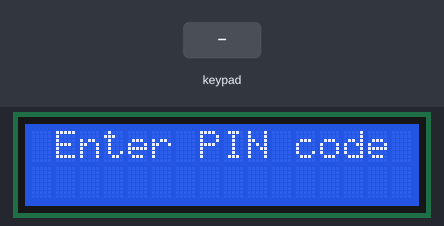
This sketch was run on a simulated Arduino Uno, built with avr-gcc and run on an emulated ATmega328P. Shown: 16×2 character LCD. Inputs (shaded band) come from the test bench.

Above: at 1.2 s.
1.3 s: keypad keys 2 5 8 0 # pressed 0.4 s apart
At 4.1 s:
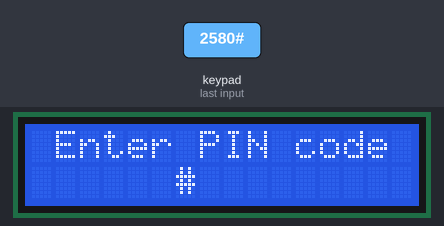
5.0 s: key 'A' pressed
At 6.2 s:
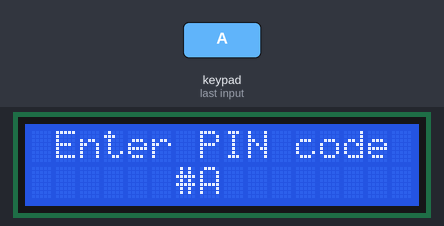
6.5 s: keypad keys 2 5 8 0 * pressed 0.4 s apart
At 9.0 s:
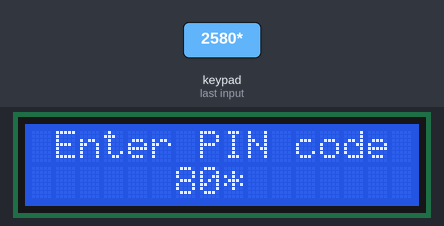
10.0 s: key '1' pressed
At 10.5 s:
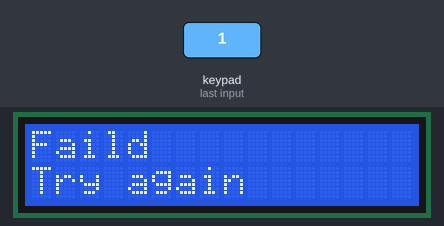
12.5 s: key 'B' pressed
At 13.2 s:
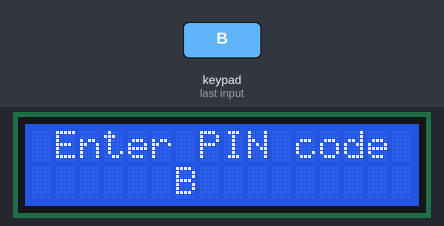
14.0 s: keypad keys 2 5 8 0 A pressed 0.4 s apart
At 17.2 s:
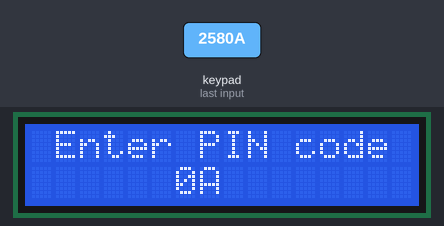
Timing chart, 0 to 18.5 s (numbered marks = the images above; inputs shaded):
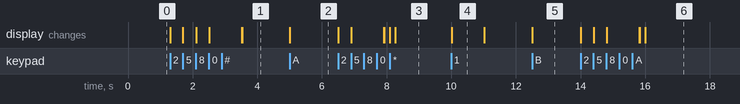

Measured:
- after the input at 1.3 s, the display: first changes at once (image 1 shows a later state)
- after the input at 5.0 s, the display: changes at once (image 2)
- after the input at 6.5 s, the display: first changes at once (image 3 shows a later state)
- after the input at 10.0 s, the display: changes at once (image 4)
- after the input at 12.5 s, the display: changes at once (image 5)
- after the input at 14.0 s, the display: first changes at once (image 6 shows a later state)
- what the display in image 4 shows lasts 1.0 s, from 10.0 s to 11.0 s

The sketch:

LCD_KeyP_pin.ino
```cpp
#include <LiquidCrystal.h>
#include "Keypad.h"
LiquidCrystal lcd(A0, A1, A2, A3, A4, A5);
const byte ROWS = 4;
const byte COLS = 4;
char keys[ROWS][COLS] =
{ {'1', '2', '3' , 'A'},
  {'4', '5', '6' , 'B'},
  {'7', '8', '9' , 'C'},
  {'*', '0', '#' , 'D'}
};
byte rowPins[ROWS] = {9, 8, 7, 6};
byte colPins[COLS] = {5, 4, 3, 2};
Keypad keypad = Keypad(makeKeymap(keys), rowPins, colPins, ROWS, COLS);
String secret_code = "2580";
String user_type;
int counter = 0;
void setup()
{
  lcd.begin(16, 2);
  lcd.print(" Enter PIN code");
  lcd.setCursor(6, 1);
}
void loop()
{
  char key = keypad.getKey();
  if (key != NO_KEY)
  {
    lcd.print(key);
    user_type += key;
    counter ++;
    if (counter == 4)
    {
      counter = 0;
      lcd.clear();
      lcd.setCursor(0, 0);
      if ( user_type == secret_code)
      {
        lcd.print("Successful");
        lcd.setCursor(0, 1);
        lcd.print("operation");
      }
      else
      {
        lcd.print("Faild");
        lcd.setCursor(0, 1);
        lcd.print("Try again");
      }
      delay(1000);
      lcd.clear();
      lcd.print(" Enter PIN code");
      lcd.setCursor(6, 1);
      user_type = "";
    }
  }
}
```
